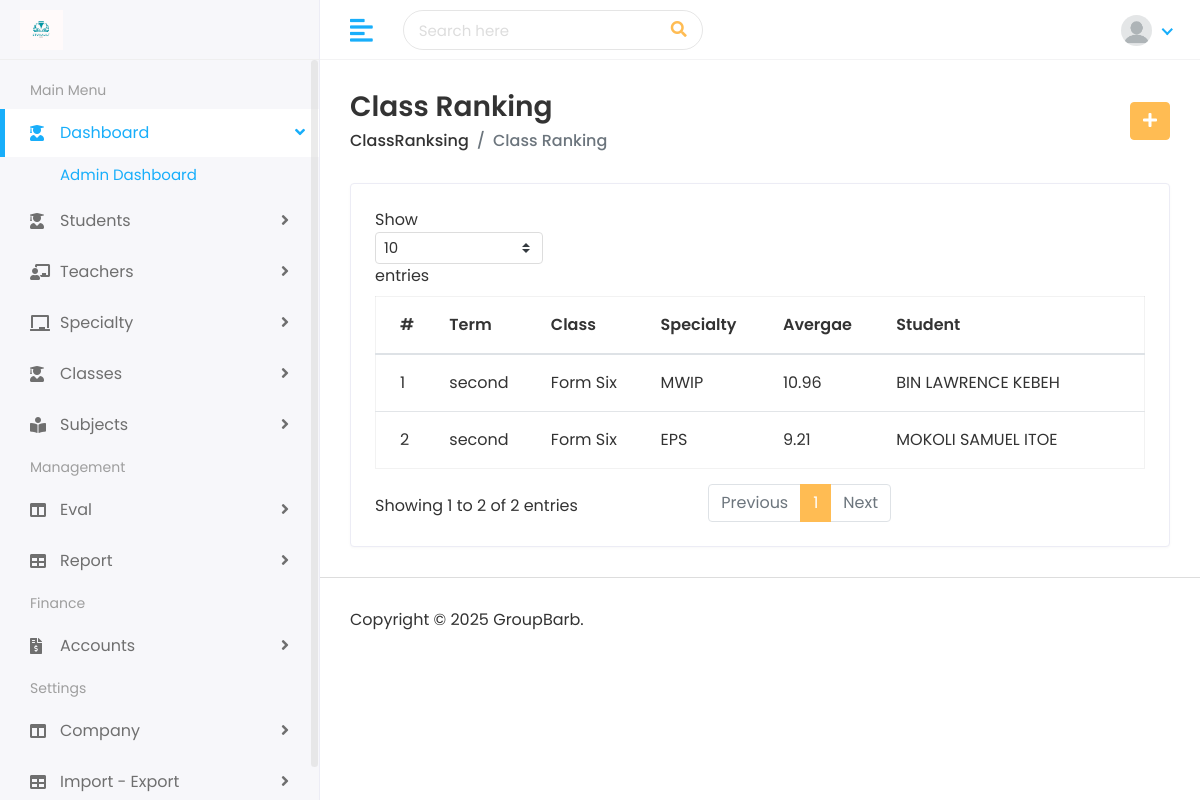
Page /evals/all_class_ranking/ (signed in) on the earlier database version.
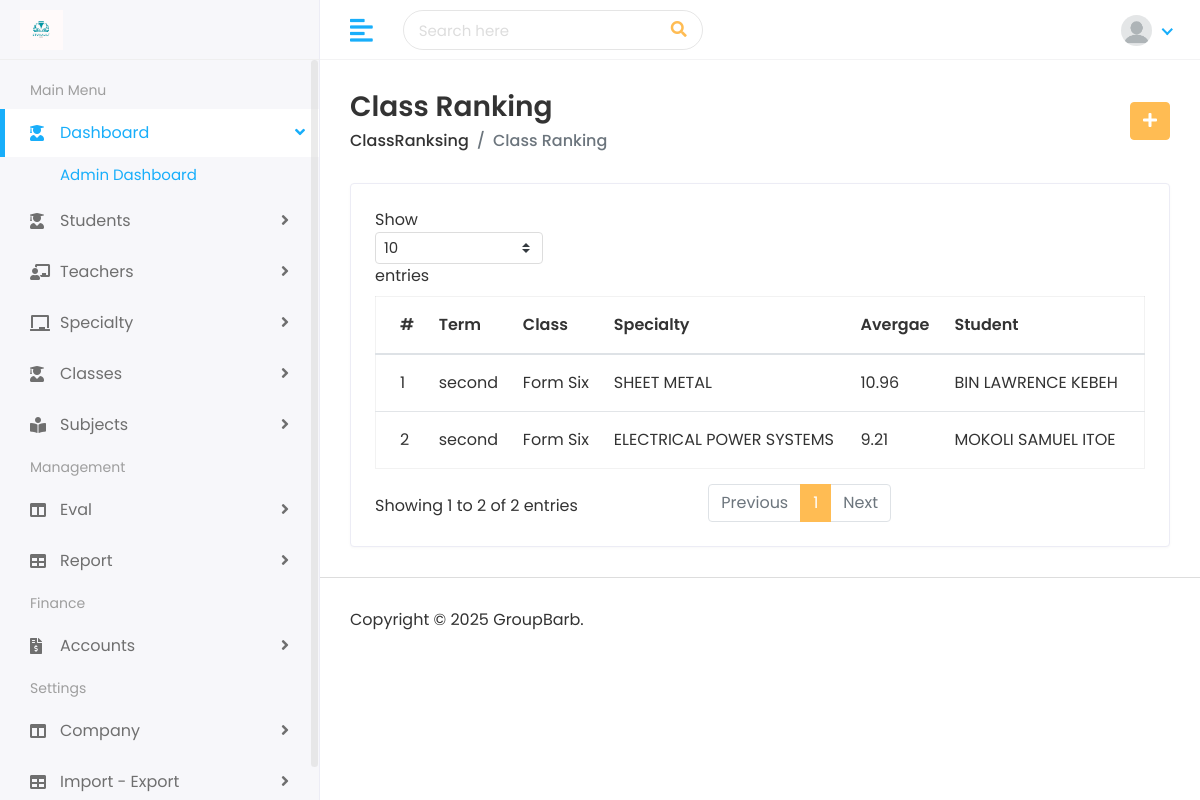
Same page on the later database version.
### testeval/models.py (models this page shows, shortened)
class ClassRanking(models.Model):
    term                    = models.CharField(max_length=100)
    classroom             = models.ForeignKey(ClassRoom, on_delete=models.CASCADE)
    specialty             = models.ForeignKey(Specialty, on_delete=models.CASCADE,  null=True)
    total_coeff           = models.DecimalField(max_digits=10, decimal_places=2) #
    total_marks           = models.DecimalField(max_digits=10, decimal_places=2) #
    total_avg           = models.DecimalField(max_digits=10, decimal_places=2) #
    observation         = models.TextField( null=True, blank=True)
    student              = models.ForeignKey(Student, on_delete=models.CASCADE)
    academic_year             = models.CharField(max_length=100, default="2024/2025")
    freefield           = models.CharField(max_length=100, null=True, blank=True)
    freefield2           = models.CharField(max_length=100, null=True, blank=True)
    added_by            = models.CharField(max_length=100, null=True)
    modified_by         = models.CharField(max_length=100, null=True, blank=True)
    is_actif            = models.BooleanField(default=True)
    created_on          = models.DateTimeField(auto_now_add=True)
    updated_on          = models.DateTimeField(auto_now=True)

### school/models.py (models this page shows, shortened)
class Specialty(models.Model):
    name              = models.CharField(max_length=250, unique=True,)
    code              = models.CharField(max_length=250, unique=True,)
    department        = models.CharField(max_length=250, null=True, blank=True)
    other                   = models.CharField(max_length=250, null=True, blank=True)
    added_by                = models.CharField(max_length=100, null=True)
    modified_by             = models.CharField(max_length=100, null=True, blank=True)
    slug                    = models.SlugField(max_length=255, unique=True, blank=True)
    is_actif                = models.BooleanField(default=True)
    created_on              = models.DateTimeField(auto_now_add=True)
    updated_on              = models.DateTimeField(auto_now=True)

class ClassRoom(models.Model):
    class_name              = models.CharField(max_length=250, unique=True,)
    class_code              = models.CharField(max_length=250, unique=True,)
    class_department        = models.CharField(max_length=250, null=True, blank=True)
    other                   = models.CharField(max_length=250, null=True, blank=True)
    added_by                = models.CharField(max_length=100, null=True)
    modified_by             = models.CharField(max_length=100, null=True, blank=True)
    slug                    = models.SlugField(max_length=255, unique=True, blank=True)
    is_actif                = models.BooleanField(default=True)
    created_on              = models.DateTimeField(auto_now_add=True)
    updated_on              = models.DateTimeField(auto_now=True)

### student/models.py (models this page shows, shortened)
class Student(models.Model):
    name                = models.TextField( null=True, blank=True)
    student_uid         = models.CharField(max_length=100, unique=True,null=True, blank=True)
    gender              = models.CharField(max_length=100, choices=[('Male','Male'), ('Female', 'Female')])
    date_of_birth       = models.DateField(null=True, blank=True)
    place_of_birth       = models.CharField(max_length=150, null=True, blank=True)
    student_class       = models.ForeignKey(ClassRoom, on_delete=models.CASCADE, null=True, blank=True)
    specialty           = models.ForeignKey(Specialty, on_delete=models.CASCADE, null=True, blank=True)
    sch_status          = models.CharField(max_length=20, null=True, blank=True)
    religion            = models.CharField(max_length=100, null=True, blank=True)
    joining_date        = models.DateField(null=True, blank=True)
    mobile_number       = models.CharField(max_length=15, null=True, blank=True)
    admission_number    = models.CharField(max_length=15,  null=True, blank=True)
    minesec_ident_num   = models.CharField(max_length=50,  null=True, blank=True)
    section             = models.CharField(max_length=100)
    student_image       = models.ImageField(upload_to='student/img/', blank=True)
    stud_image          = models.ForeignKey(Image, null=True, blank=True, on_delete=models.SET_NULL)
    parent              = models.ForeignKey(Parent, on_delete=models.CASCADE, null=True, blank=True)
    slug                = models.SlugField(max_length=255,  blank=True)
    added_by            = models.CharField(max_length=100, null=True)
    modified_by         = models.CharField(max_length=100, null=True, blank=True)
    is_actif            = models.BooleanField(default=True)
    created_on          = models.DateTimeField(auto_now_add=True)
    updated_on          = models.DateTimeField(auto_now=True)

### testeval/views.py (the view)
# urls.py: path('all_class_ranking/', views.all_classrank, name="all_classrank"),
@login_required
def all_classrank(request):
    testmoyspesubclass = TestMoySpecialtySubjClass.objects.all()
    get_class_rankings = ClassRanking.objects.filter(is_actif=True)
    context = {
        'testmoy': testmoyspesubclass,
        'class_rankings':get_class_rankings,
    }
    return render(request, "eval/call-classranks.html", context=context)

### templates/eval/call-classranks.html (shortened to what this page needs)
{% extends 'home/base.html' %}
{% load static %}
{% block body %}
         <div class="page-wrapper">
            <div class="content container-fluid">
               <div class="page-header">
                  <div class="row align-items-center">
                     <div class="col">
                        <h3 class="page-title">Class Ranking</h3>
                        <ul class="breadcrumb">
                           <li class="breadcrumb-item"><a href="{% url 'all_classrank' %}">ClassRanksing</a></li>
                           <li class="breadcrumb-item active">Class Ranking</li>
                        </ul>
                     </div>
                     <div class="col-auto text-right float-right ml-auto">
                        <a href="{% url 'classranking_class' %}" class="btn btn-primary"><i class="fas fa-plus"></i></a>
                     </div>
                  </div>
               </div>
               <div class="row">
                  <div class="col-sm-12">
                     <div class="card card-table">
                        <div class="card-body">
                              <div class="table-responsive">
                                 <table class="table table-hover table-center mb-0 datatable">
                                    <thead>
                                        <tr>
                                            <th scope="col">#</th>
                                            <th scope="col">Term</th>
                                            <th scope="col">Class</th>
                                            <th scope="col">Specialty</th>
                                            <th scope="col">Avergae</th>
                                            <th scope="col">Student</th>
                                        </tr>
                                    </thead>
                                    <tbody>
                                        {% for class_ranking in class_rankings %}
                                      <tr>
                                        <td>{{ forloop.counter}}</td>
                                        <td>{{ class_ranking.term}}</td>
                                        <td>{{ class_ranking.classroom.class_name}}</td>
                                        <td>{{ class_ranking.specialty.name}}</td>
                                        <td>{{ class_ranking.total_avg}}</td>
                                        <td>{{ class_ranking.student.name}}</td>
                                      </tr>
                                      {% endfor %}
                                    </tbody>
                                 </table>
                              </div>
                        </div>
                     </div>
                  </div>
               </div>
            </div>
            <footer>
               <p>Copyright © 2025 GroupBarb.</p>
            </footer>
         </div>
      </div>
   </body>
</html>
{% endblock %}

Differences in the rows shown:
changed through a linked row, ClassRanking "BIN LAWRENCE KEBEH": specialty.name "MWIP" → "SHEET METAL"
changed through a linked row, ClassRanking "MOKOLI SAMUEL ITOE": specialty.name "EPS" → "ELECTRICAL POWER SYSTEMS"
